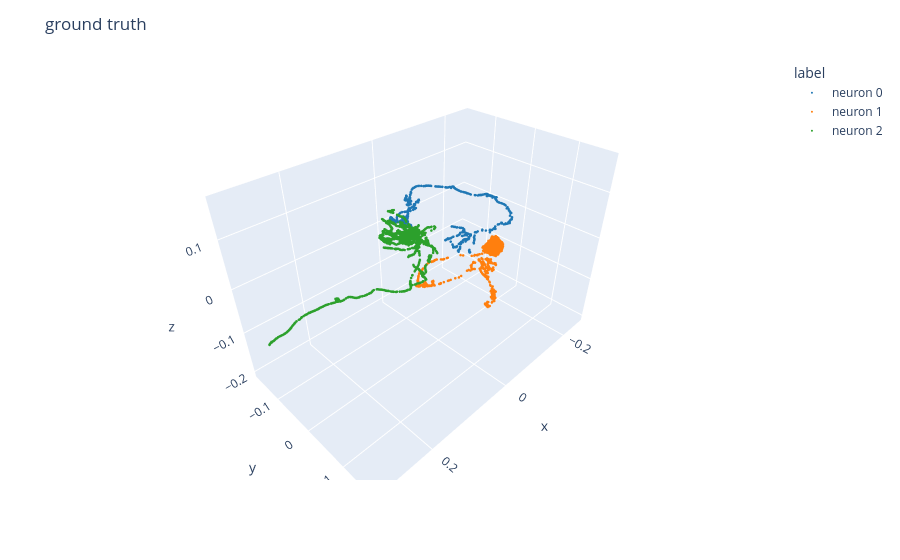
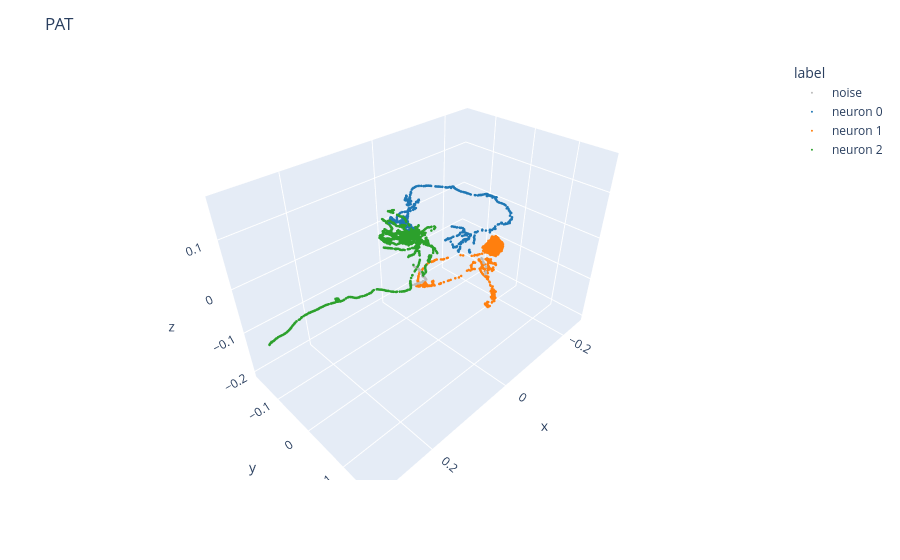

The notebook cell saved with these charts, in order:
### Code cell
def match_to_gt(pred, gt):
    """Relabel predicted clusters to their best-overlapping ground-truth neuron, for consistent colors."""
    out, used, next_id = np.full_like(pred, -1), set(), gt.max() + 1
    clusters = sorted(np.unique(pred[pred >= 0]), key=lambda k: -np.sum(pred == k))
    for k in clusters:
        counts = np.bincount(gt[pred == k], minlength=gt.max() + 1)
        best = next((int(j) for j in np.argsort(-counts) if counts[j] > 0 and j not in used), None)
        if best is None:
            best, next_id = next_id, next_id + 1
        used.add(best)
        out[pred == k] = best
    return out

def show(points, labels, title):
    """Interactive 3D plot with one color per neuron and gray noise."""
    palette = ["#1f77b4", "#ff7f0e", "#2ca02c", "#d62728", "#9467bd", "#8c564b", "#e377c2", "#17becf"]
    label_map = {k: ("noise" if k < 0 else f"neuron {k}") for k in sorted(np.unique(labels))}
    color_map = {name: ("#bbbbbb" if k < 0 else palette[k % len(palette)]) for k, name in label_map.items()}
    cg.plot(points, labels=labels, label_map=label_map, color_map=color_map, size=1.5, title=title).show()

view = np.sort(np.random.default_rng(0).choice(len(all_nodes), 5000, replace=False))  # keeps the plots light
show(all_nodes[view], gt[view], "ground truth")
show(all_nodes[view], match_to_gt(pred, gt)[view], "PAT")

### Figure 1 — Plotly figure (JSON) as saved in the notebook; plotly's stock layout.template omitted (floating-point values rounded to 4 significant figures; data arrays with more than 128 entries replaced by an {"elided": "..."} marker saying what was removed)
{"data": [{"hovertemplate": "label=neuron 0<br>x=%{x}<br>y=%{y}<br>z=%{z}<extra></extra>", "legendgroup": "neuron 0", "marker": {"color": "#1f77b4", "size": 1.5, "symbol": "circle"}, "mode": "markers", "name": "neuron 0", "scene": "scene", "showlegend": true, "type": "scatter3d", "x": {"elided": "919 float values"}, "y": {"elided": "919 float values"}, "z": {"elided": "919 float values"}}, {"hovertemplate": "label=neuron 1<br>x=%{x}<br>y=%{y}<br>z=%{z}<extra></extra>", "legendgroup": "neuron 1", "marker": {"color": "#ff7f0e", "size": 1.5, "symbol": "circle"}, "mode": "markers", "name": "neuron 1", "scene": "scene", "showlegend": true, "type": "scatter3d", "x": {"elided": "1896 float values"}, "y": {"elided": "1896 float values"}, "z": {"elided": "1896 float values"}}, {"hovertemplate": "label=neuron 2<br>x=%{x}<br>y=%{y}<br>z=%{z}<extra></extra>", "legendgroup": "neuron 2", "marker": {"color": "#2ca02c", "size": 1.5, "symbol": "circle"}, "mode": "markers", "name": "neuron 2", "scene": "scene", "showlegend": true, "type": "scatter3d", "x": {"elided": "2185 float values"}, "y": {"elided": "2185 float values"}, "z": {"elided": "2185 float values"}}], "layout": {"legend": {"title": {"text": "label"}, "tracegroupgap": 0}, "margin": {"t": 60}, "scene": {"aspectmode": "data", "domain": {"x": [0, 1], "y": [0, 1]}, "xaxis": {"title": {"text": "x"}}, "yaxis": {"title": {"text": "y"}}, "zaxis": {"title": {"text": "z"}}}, "title": {"text": "ground truth"}}}

### Figure 2 — Plotly figure (JSON) as saved in the notebook; plotly's stock layout.template omitted (floating-point values rounded to 4 significant figures; data arrays with more than 128 entries replaced by an {"elided": "..."} marker saying what was removed)
{"data": [{"hovertemplate": "label=noise<br>x=%{x}<br>y=%{y}<br>z=%{z}<extra></extra>", "legendgroup": "noise", "marker": {"color": "#bbbbbb", "size": 1.5, "symbol": "circle"}, "mode": "markers", "name": "noise", "scene": "scene", "showlegend": true, "type": "scatter3d", "x": [-0.01391, -0.01653, -0.0177, -0.01944, -0.02701, -0.02846, -0.03254, -0.03254, -0.03428, -0.03545, -0.0337, -0.03254, -0.03195, -0.03137, -0.03021, 0.01631, 0.01583, 0.01534, 0.01486, 0.01364, 0.01267, 0.01195, 0.01098, 0.00928, 0.006128, 0.005158, 0.004431, 0.002976, 0.001763, 0.001279, 0.0003087, -0.001874, -0.002358, -0.002843, -0.005026, -0.005268, -0.005268, -0.005026, -0.004783, -0.003086, 6.621e-05, 0.0054, 0.00637, 0.01098, 0.001036, 0.001521, 0.001521, 0.001521, 0.001521, 0.001521, 0.0007936, 0.0003087, 0.0003087, 6.621e-05, -0.0001763, -0.0006612, -0.001146, -0.002358, -0.004056, -0.007208, -0.007693, -0.007693, -0.007693, -0.006723, -0.005995, -0.005753, -0.005511, -0.005026, -0.004783, -0.004056, -0.001874, -0.001631, -0.0006612, 0.001763, 0.002733, 0.003461, 0.003946], "y": [0.09982, 0.09837, 0.09749, 0.09604, 0.08993, 0.08789, 0.08062, 0.07974, 0.07742, 0.07422, 0.07509, 0.07509, 0.07538, 0.07567, 0.07596, -0.06553, -0.06698, -0.06747, -0.06795, -0.06941, -0.07062, -0.06941, -0.06844, -0.06747, -0.0631, -0.06213, -0.06141, -0.05971, -0.05583, -0.0551, -0.05195, -0.04928, -0.0488, -0.04807, -0.04371, -0.04298, -0.04249, -0.04177, -0.04104, -0.04031, -0.03958, -0.0357, -0.03546, -0.03376, -0.04104, -0.04177, -0.04201, -0.04274, -0.04371, -0.04419, -0.04516, -0.04662, -0.04686, -0.0471, -0.04734, -0.04831, -0.0488, -0.05049, -0.05534, -0.05753, -0.05825, -0.05874, -0.05947, -0.06116, -0.06213, -0.06238, -0.06262, -0.06262, -0.06262, -0.06262, -0.06359, -0.06383, -0.06359, -0.06504, -0.06577, -0.0665, -0.06698], "z": [0.00094, 0.001522, 0.001813, 0.002977, 0.005886, 0.006177, 0.007341, 0.007341, 0.008214, 0.01141, 0.01316, 0.01432, 0.01491, 0.01549, 0.01694, -0.08571, -0.08789, -0.08862, -0.08934, -0.09201, -0.0971, -0.09928, -0.09953, -0.09904, -0.0971, -0.09662, -0.09589, -0.09395, -0.09249, -0.09152, -0.08934, -0.08716, -0.08668, -0.08546, -0.08086, -0.08013, -0.07964, -0.07867, -0.07795, -0.07552, -0.07043, -0.06534, -0.06461, -0.05903, -0.06922, -0.06922, -0.06922, -0.06922, -0.06946, -0.0697, -0.07019, -0.06995, -0.06995, -0.06995, -0.06995, -0.06995, -0.06995, -0.07019, -0.07043, -0.07091, -0.06946, -0.06922, -0.06898, -0.06704, -0.06558, -0.06534, -0.06485, -0.06364, -0.0634, -0.06243, -0.05952, -0.05928, -0.05879, -0.05709, -0.05612, -0.05515, -0.05394]}, {"hovertemplate": "label=neuron 0<br>x=%{x}<br>y=%{y}<br>z=%{z}<extra></extra>", "legendgroup": "neuron 0", "marker": {"color": "#1f77b4", "size": 1.5, "symbol": "circle"}, "mode": "markers", "name": "neuron 0", "scene": "scene", "showlegend": true, "type": "scatter3d", "x": {"elided": "1027 float values"}, "y": {"elided": "1027 float values"}, "z": {"elided": "1027 float values"}}, {"hovertemplate": "label=neuron 1<br>x=%{x}<br>y=%{y}<br>z=%{z}<extra></extra>", "legendgroup": "neuron 1", "marker": {"color": "#ff7f0e", "size": 1.5, "symbol": "circle"}, "mode": "markers", "name": "neuron 1", "scene": "scene", "showlegend": true, "type": "scatter3d", "x": {"elided": "1881 float values"}, "y": {"elided": "1881 float values"}, "z": {"elided": "1881 float values"}}, {"hovertemplate": "label=neuron 2<br>x=%{x}<br>y=%{y}<br>z=%{z}<extra></extra>", "legendgroup": "neuron 2", "marker": {"color": "#2ca02c", "size": 1.5, "symbol": "circle"}, "mode": "markers", "name": "neuron 2", "scene": "scene", "showlegend": true, "type": "scatter3d", "x": {"elided": "2015 float values"}, "y": {"elided": "2015 float values"}, "z": {"elided": "2015 float values"}}], "layout": {"legend": {"title": {"text": "label"}, "tracegroupgap": 0}, "margin": {"t": 60}, "scene": {"aspectmode": "data", "domain": {"x": [0, 1], "y": [0, 1]}, "xaxis": {"title": {"text": "x"}}, "yaxis": {"title": {"text": "y"}}, "zaxis": {"title": {"text": "z"}}}, "title": {"text": "PAT"}}}
